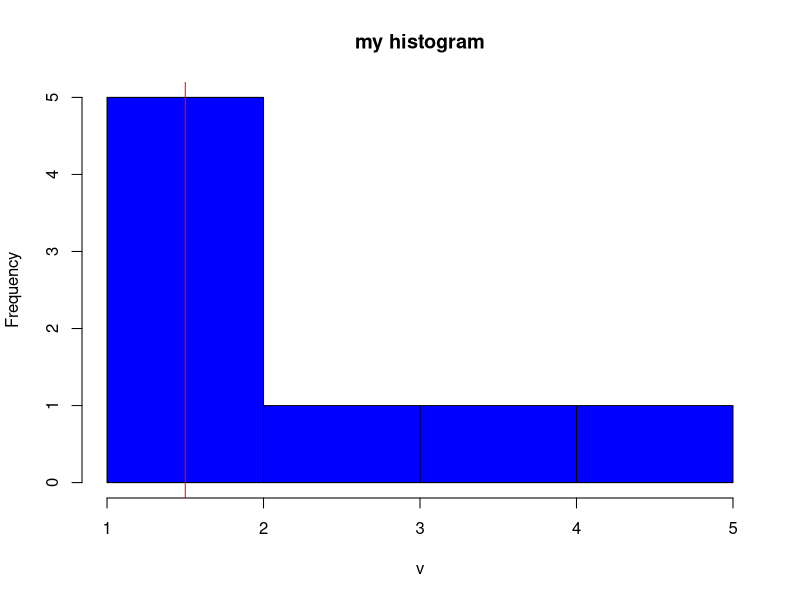

Write the R code that produced this figure.
## ---- chunk 1
knitr::opts_chunk$set(echo = TRUE)
## ---- chunk 2
zero_to_NA = function(v){
  v_new = v
  v_new[v==0] = NA
  return(v_new)
}

## ---- chunk 3
test1 = c(1,0,0,3)
zero_to_NA(test1)
## ---- chunk 4
medHist = function(v, ...){ #the name and arguments specified
  #additionally, we added ... to accept any other graphical arguments
  hist(v, ...) # we pass the optional graphical parameters to hist() using ...
  abline(v = median(v), col = "red")
}

medHist(c(1,1,1,1,2,3,4,5), col = "blue", main = "my histogram") # testing function

## ---- chunk 5
nextMonth = function(m){
  index = (which(month.name == m) + 1)%%12 
  # %% gets the remainder from dividing by 12 .. so '13' becomes 1 (January)
  new_month = month.name[index]
  return(new_month)
}

## ---- chunk 6
nextMonth = function(m){
  index = (which(month.name == m) + 1)
  if(index == 13) {
    return(month.name[1])
  }
  if(index != 13) {
    new_month = month.name[index]
  }
}

nextMonth("February") # testing
nextMonth("December") # testing -> round corner back to January

## ---- chunk 7
sapply(c("February", "December"), nextMonth) #returns "March", "January"
